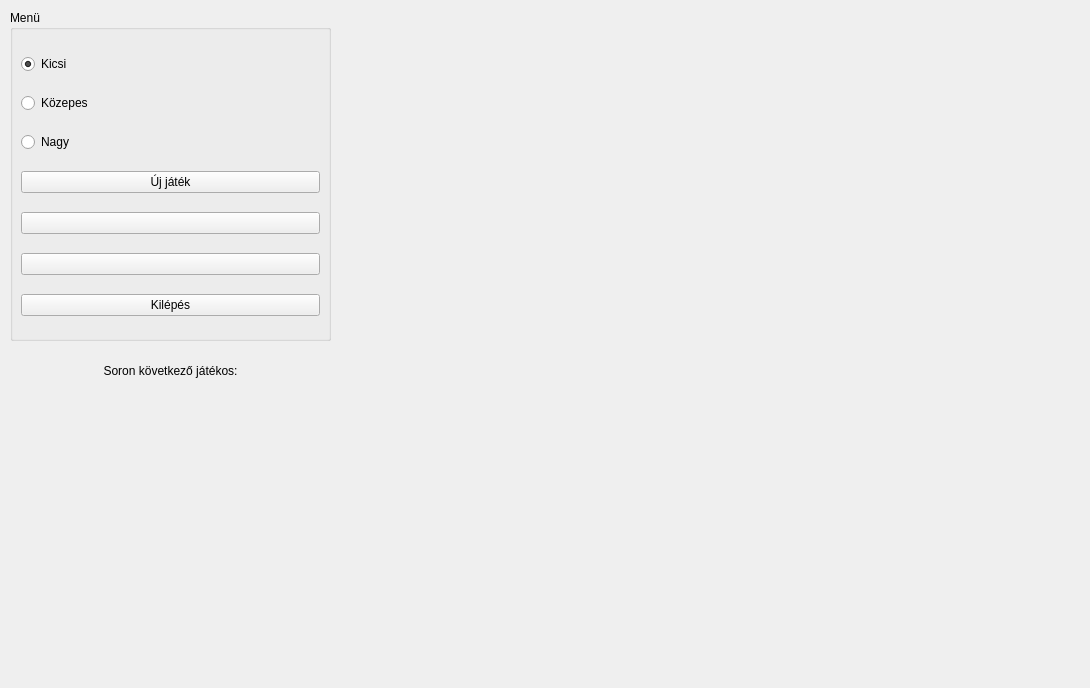
<?xml version="1.0" encoding="UTF-8"?>
<ui version="4.0">
 <class>AmobaWidget</class>
 <widget class="QWidget" name="AmobaWidget">
  <property name="geometry">
   <rect>
    <x>0</x>
    <y>0</y>
    <width>1090</width>
    <height>688</height>
   </rect>
  </property>
  <property name="windowTitle">
   <string>AmobaWidget</string>
  </property>
  <widget class="QGroupBox" name="menu">
   <property name="geometry">
    <rect>
     <x>10</x>
     <y>10</y>
     <width>321</width>
     <height>331</height>
    </rect>
   </property>
   <property name="title">
    <string>Menü</string>
   </property>
   <widget class="QWidget" name="verticalLayoutWidget">
    <property name="geometry">
     <rect>
      <x>0</x>
      <y>20</y>
      <width>321</width>
      <height>311</height>
     </rect>
    </property>
    <layout class="QVBoxLayout" name="menuLayout">
     <item>
      <widget class="QRadioButton" name="skillEasy">
       <property name="text">
        <string>Kicsi</string>
       </property>
       <property name="checked">
        <bool>true</bool>
       </property>
      </widget>
     </item>
     <item>
      <widget class="QRadioButton" name="skillMid">
       <property name="text">
        <string>Közepes</string>
       </property>
      </widget>
     </item>
     <item>
      <widget class="QRadioButton" name="skillHard">
       <property name="text">
        <string>Nagy</string>
       </property>
      </widget>
     </item>
     <item>
      <widget class="QPushButton" name="newgameButton">
       <property name="text">
        <string>Új játék</string>
       </property>
      </widget>
     </item>
     <item>
      <widget class="QPushButton" name="saveButton">
       <property name="text">
        <string/>
       </property>
      </widget>
     </item>
     <item>
      <widget class="QPushButton" name="loadButton">
       <property name="text">
        <string/>
       </property>
      </widget>
     </item>
     <item>
      <widget class="QPushButton" name="exitButton">
       <property name="text">
        <string>Kilépés</string>
       </property>
      </widget>
     </item>
    </layout>
   </widget>
  </widget>
  <widget class="QWidget" name="hud" native="true">
   <property name="geometry">
    <rect>
     <x>10</x>
     <y>350</y>
     <width>321</width>
     <height>331</height>
    </rect>
   </property>
   <widget class="QLabel" name="label">
    <property name="geometry">
     <rect>
      <x>10</x>
      <y>10</y>
      <width>301</width>
      <height>21</height>
     </rect>
    </property>
    <property name="text">
     <string>Soron következő játékos:</string>
    </property>
    <property name="alignment">
     <set>Qt::AlignCenter</set>
    </property>
   </widget>
   <widget class="QLabel" name="currentPlayerLabel">
    <property name="geometry">
     <rect>
      <x>10</x>
      <y>40</y>
      <width>301</width>
      <height>81</height>
     </rect>
    </property>
    <property name="font">
     <font>
      <pointsize>35</pointsize>
     </font>
    </property>
    <property name="text">
     <string/>
    </property>
    <property name="alignment">
     <set>Qt::AlignCenter</set>
    </property>
   </widget>
  </widget>
  <widget class="QWidget" name="gameplace" native="true">
   <property name="geometry">
    <rect>
     <x>340</x>
     <y>10</y>
     <width>741</width>
     <height>671</height>
    </rect>
   </property>
   <widget class="QWidget" name="gridLayoutWidget">
    <property name="geometry">
     <rect>
      <x>40</x>
      <y>30</y>
      <width>671</width>
      <height>601</height>
     </rect>
    </property>
    <layout class="QGridLayout" name="maze">
     <property name="spacing">
      <number>0</number>
     </property>
    </layout>
   </widget>
  </widget>
 </widget>
 <layoutdefault spacing="6" margin="11"/>
 <resources/>
 <connections/>
</ui>
